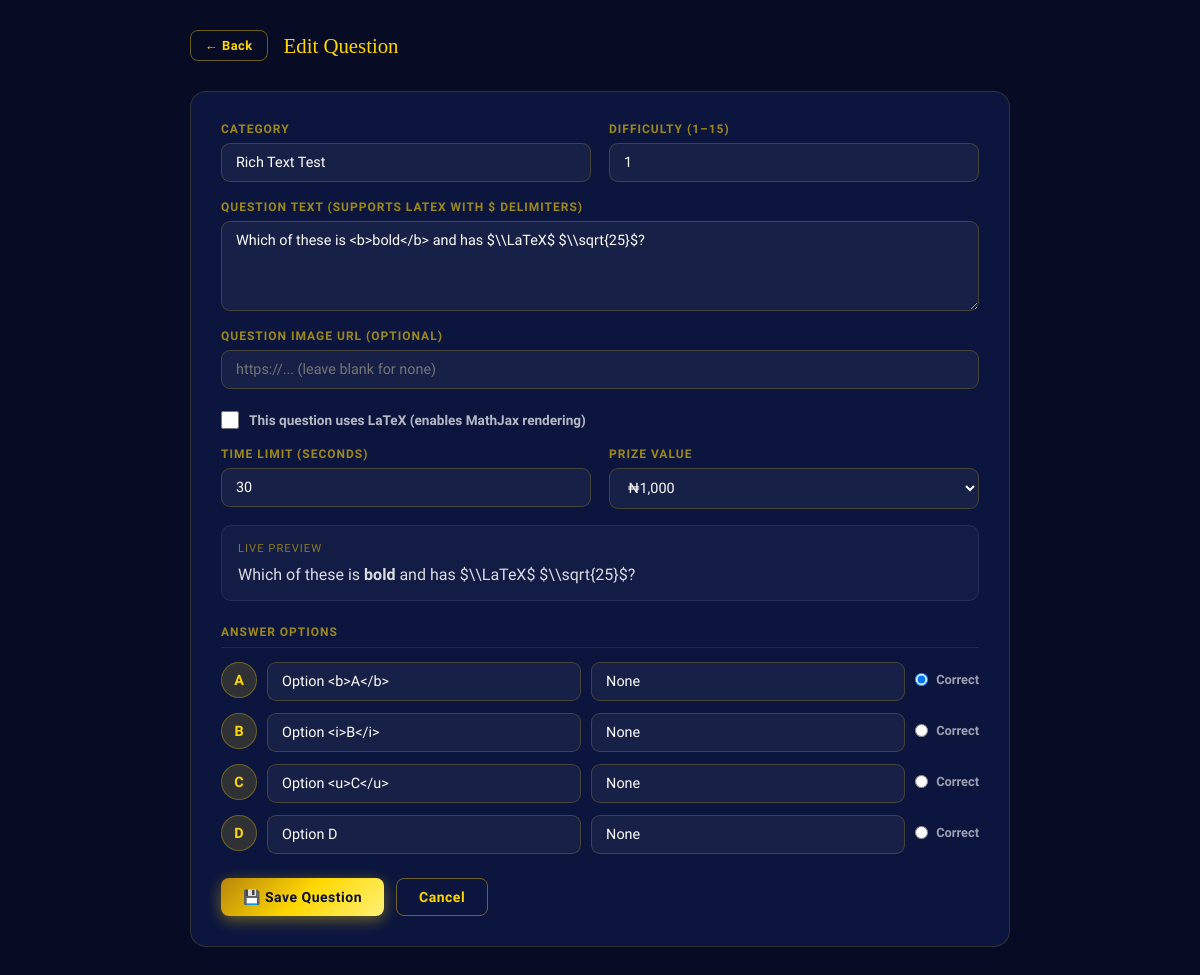
Page /admin/questions/17/edit (signed in) on the committed database.
### app/models.py (models this page shows, shortened)
class Question(db.Model):
    __tablename__ = 'questions'
    id = db.Column(db.Integer, primary_key=True)
    category = db.Column(db.String(100), default='General')
    difficulty = db.Column(db.Integer, default=1)  # 1-15 like WWTBAM levels
    question_text = db.Column(db.Text, nullable=False)
    question_image = db.Column(db.String(500), nullable=True)  # URL or base64
    use_latex = db.Column(db.Boolean, default=False)
    option_a = db.Column(db.Text, nullable=False)
    option_b = db.Column(db.Text, nullable=False)
    option_c = db.Column(db.Text, nullable=False)
    option_d = db.Column(db.Text, nullable=False)
    option_a_image = db.Column(db.String(500), nullable=True)
    option_b_image = db.Column(db.String(500), nullable=True)
    option_c_image = db.Column(db.String(500), nullable=True)
    option_d_image = db.Column(db.String(500), nullable=True)
    correct_answer = db.Column(db.String(1), nullable=False)  # 'A', 'B', 'C', or 'D'
    time_limit = db.Column(db.Integer, default=30)
    prize_value = db.Column(db.String(50), default='₦0')
    created_at = db.Column(db.DateTime, default=datetime.utcnow)

### app/blueprints/admin/routes.py (the view, shortened to what this page needs)
@admin_bp.route('/questions/<int:q_id>/edit', methods=['GET', 'POST'])
@require_admin
def edit_question(q_id):
    q = Question.query.get_or_404(q_id)
    return render_template('admin/question_form.html', question=q, prize_ladder=game_state.prize_ladder)

### app/blueprints/admin/routes.py (called while the page is built)
def require_admin(f):
    from functools import wraps
    @wraps(f)
    def decorated(*args, **kwargs):
        if not session.get('is_admin'):
            return redirect(url_for('admin.login'))
        return f(*args, **kwargs)
    return decorated

### app/templates/admin/question_form.html (shortened to what this page needs)
{% extends "base.html" %}
{% block body %}
<div class="page-wrap">
  <div class="page-header">
    <a href="/admin/questions" class="btn btn-ghost" style="padding:7px 14px;font-size:0.8rem;">← Back</a>
    <div class="page-title">{{ 'Edit Question' if question else 'New Question' }}</div>
  </div>
  <form method="POST" class="form-card">
    <div class="form-grid">
      <div class="form-group">
        <label>Category</label>
        <input type="text" name="category" value="{{ question.category if question else '' }}" placeholder="e.g. Mathematics">
      </div>
      <div class="form-group">
        <label>Difficulty (1–15)</label>
        <input type="number" name="difficulty" min="1" max="15" value="{{ question.difficulty if question else 1 }}">
      </div>
      <div class="form-group full">
        <label>Question Text (supports LaTeX with $ delimiters)</label>
        <textarea name="question_text" id="q-text" placeholder="Enter question. Use $...$ for inline math or $$...$$ for display math."
          oninput="updatePreview()">{{ question.question_text if question else '' }}</textarea>
      </div>
      <div class="form-group full">
        <label>Question Image URL (optional)</label>
        <input type="url" name="question_image" value="{{ question.question_image or '' }}" placeholder="https://... (leave blank for none)">
      </div>
      <div class="form-group full">
        <div class="checkbox-wrap">
          <input type="checkbox" name="use_latex" id="use-latex" {{ 'checked' if question and question.use_latex else '' }}>
          <label for="use-latex">This question uses LaTeX (enables MathJax rendering)</label>
        </div>
      </div>
      <div class="form-group">
        <label>Time Limit (seconds)</label>
        <input type="number" name="time_limit" min="10" max="120" value="{{ question.time_limit if question else 30 }}">
      </div>
      <div class="form-group">
        <label>Prize Value</label>
        <select name="prize_value">
          {% set prizes = ['₦1,000','₦2,000','₦3,000','₦5,000','₦7,500','₦10,000','₦15,000','₦20,000','₦30,000','₦50,000','₦75,000','₦150,000','₦300,000','₦500,000','₦1,000,000'] %}
          {% for p in prizes %}
          <option value="{{ p }}" {{ 'selected' if question and question.prize_value == p else '' }}>{{ p }}</option>
          {% endfor %}
        </select>
      </div>
    </div>
    <div class="preview-box">
      <div class="preview-label">Live Preview</div>
      <div class="preview-content" id="q-preview">Type your question above...</div>
    </div>
    <div class="options-section" style="margin-top:24px;">
      <div class="options-title">Answer Options</div>
      {% for letter in ['A','B','C','D'] %}
      {% set attr = 'option_' + letter.lower() %}
      {% set img_attr = 'option_' + letter.lower() + '_image' %}
      <div class="option-row">
        <div class="opt-badge">{{ letter }}</div>
        <div>
          <input type="text" name="{{ attr }}" placeholder="Option {{ letter }} text (supports $LaTeX$)"
            value="{{ question[attr] if question else '' }}"
            id="opt-{{ letter }}" oninput="updatePreview()">
        </div>
        <div>
          <input type="url" name="{{ img_attr }}" placeholder="Image URL (optional)"
            value="{{ question[img_attr] if question else '' }}">
        </div>
        <div class="correct-radio">
          <input type="radio" name="correct_answer" value="{{ letter }}" id="correct-{{ letter }}"
            {{ 'checked' if question and question.correct_answer == letter else ('checked' if not question and letter == 'A' else '') }}>
          <label for="correct-{{ letter }}">Correct</label>
        </div>
      </div>
      {% endfor %}
    </div>
    <div class="btn-row">
      <button type="submit" class="btn btn-gold">💾 Save Question</button>
      <a href="/admin/questions" class="btn btn-ghost">Cancel</a>
    </div>
  </form>
</div>
{% endblock %}

### app/templates/base.html (style rules this page uses)
:root { --gold: #FFD700; --gold-light: #FFF176; --gold-dark: #B8860B; --deep-blue: #0A0E2E; --mid-blue: #0D1B4B; --accent-blue: #1E3A8A; --glow-blue: #3B82F6; --correct: #22C55E; --wrong: #EF4444; --neutral: #6B7280; --white: #FFFFFF; --font-display: 'Cinzel Decorative', serif; --font-body: 'Exo 2', sans-serif; }
*, *::before, *::after { box-sizing: border-box; margin: 0; padding: 0; }
html, body { height: 100%; }
body { font-family: var(--font-body); background: var(--deep-blue); color: var(--white); overflow-x: hidden; }
.btn { display: inline-flex; align-items: center; justify-content: center; gap: 8px; padding: 10px 22px; border: none; border-radius: 8px; cursor: pointer; font-family: var(--font-body); font-weight: 700; font-size: 14px; transition: all 0.2s ease; text-decoration: none; letter-spacing: 0.5px; }
.btn-gold { background: linear-gradient(135deg, var(--gold-dark), var(--gold), var(--gold-light)); color: var(--deep-blue); box-shadow: 0 4px 15px rgba(255,215,0,0.4); }
.btn-ghost { background: transparent; border: 1px solid rgba(255,215,0,0.4); color: var(--gold); }

### app/templates/admin/question_form.html (style rules this page uses)
body { background: #070B24; }
.page-wrap { max-width: 860px; margin: 0 auto; padding: 30px 20px; }
.page-header { display: flex; align-items: center; gap: 16px; margin-bottom: 30px; }
.page-title { font-family: var(--font-display); font-size: 1.3rem; color: var(--gold); }
.form-card { background: rgba(13,27,75,0.7); border: 1px solid rgba(255,215,0,0.15); border-radius: 16px; padding: 30px; }
.form-grid { display: grid; grid-template-columns: 1fr 1fr; gap: 18px; }
.form-group { display: flex; flex-direction: column; gap: 7px; }
.form-group.full { grid-column: 1 / -1; }
label { font-size: 0.75rem; font-weight: 700; text-transform: uppercase; letter-spacing: 1px; color: rgba(255,215,0,0.6); }
input[type="text"], input[type="number"], input[type="url"], select, textarea { background: rgba(255,255,255,0.05); border: 1px solid rgba(255,215,0,0.2); border-radius: 9px; color: white; font-family: var(--font-body); padding: 10px 14px; font-size: 0.9rem; outline: none; width: 100%; transition: border-color 0.2s; }
select option { background: #0D1B4B; }
textarea { resize: vertical; min-height: 90px; }
.options-section { margin-top: 6px; }
.options-title { font-size: 0.75rem; font-weight: 700; text-transform: uppercase; letter-spacing: 1px; color: rgba(255,215,0,0.6); margin-bottom: 14px; padding-bottom: 8px; border-bottom: 1px solid rgba(255,215,0,0.1); }
.option-row { display: grid; grid-template-columns: 36px 1fr 1fr auto; gap: 10px; align-items: start; margin-bottom: 12px; }
.opt-badge { width: 36px; height: 36px; border-radius: 50%; background: rgba(255,215,0,0.15); border: 1px solid rgba(255,215,0,0.3); color: var(--gold); font-weight: 700; display: flex; align-items: center; justify-content: center; font-size: 0.9rem; margin-top: 0; }
.correct-radio { display: flex; align-items: center; gap: 8px; padding-top: 10px; }
.correct-radio input { width: auto; }
.correct-radio label { font-size: 0.8rem; text-transform: none; letter-spacing: 0; color: rgba(255,255,255,0.6); }
.preview-box { background: rgba(255,255,255,0.03); border: 1px solid rgba(255,255,255,0.08); border-radius: 10px; padding: 16px; margin-top: 16px; }
.preview-label { font-size: 0.7rem; color: rgba(255,215,0,0.5); text-transform: uppercase; letter-spacing: 1px; margin-bottom: 10px; }
.preview-content { font-size: 1rem; color: rgba(255,255,255,0.85); }
.btn-row { display: flex; gap: 12px; margin-top: 24px; }
.checkbox-wrap { display: flex; align-items: center; gap: 10px; padding-top: 4px; }
.checkbox-wrap input[type="checkbox"] { width: 18px; height: 18px; accent-color: var(--gold); }
.checkbox-wrap label { font-size: 0.85rem; text-transform: none; letter-spacing: 0; color: rgba(255,255,255,0.7); }

### rows in the picture
Question: category "Rich Text Test", difficulty "1", question_text "Which of these is <b>bold</b> and has $\\\\LaTeX$ $\\\\sqrt{25}$?", time_limit "30", option_a "Option <b>A</b>" "Option <i>B</i>" "Option <u>C</u>" "Option D", option_a_image "None" "None" "None" "None"

### other values in the picture
{{ 'Edit Question' if question else 'New Question' }} "Edit Question"
{{ letter }} "A" "B" "C" "D"
form field prize_value "₦1,000"
